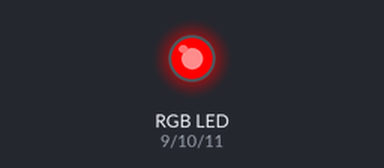
A sketch run on a simulated Arduino Uno, built with avr-gcc and run on an emulated ATmega328P. Shown: an RGB LED mixed from three pins (HIGH = lit).

Above: at 0.05 s.
At 2.0 s:
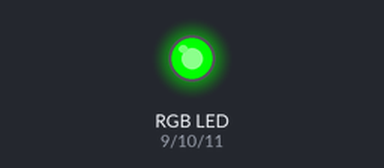
At 3.0 s:
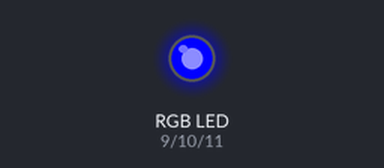
At 4.0 s:
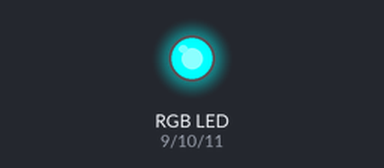
At 6.0 s:
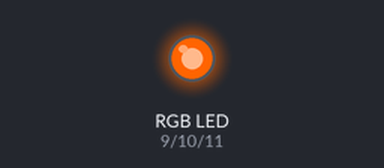
At 8.0 s:
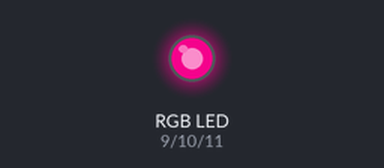
Timing chart, 0 to 10.4 s (numbered marks = the images above):
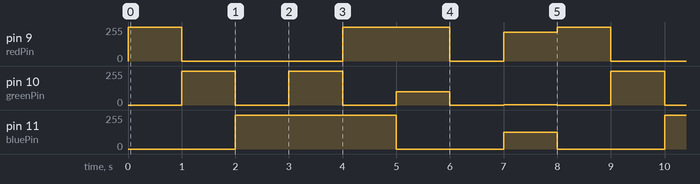

The sketch:

20-understanding_rgb_leds_homework.ino
```cpp
int redPin = 9, greenPin = 10, bluePin = 11;

struct Color {
  int red = 0;
  int green = 0;
  int blue = 0;
}
redColor,
greenColor,
blueColor,
cyanColor,
magentaColor,
yellowColor,
orangeColor,
offColor,
fuchsiaColor,
colors[8];

void setup() {
  // put your setup code here, to run once:
  pinMode(redPin, OUTPUT);
  pinMode(greenPin, OUTPUT);
  pinMode(bluePin, OUTPUT);
  prepareColors();
}

void loop() {
  // put your main code here, to run repeatedly:
  lightLed();
}

void lightLed() {
  for (int i = 0; i < sizeof(colors) / sizeof(Color); i++) {
    analogWrite(redPin, colors[i].red);
    analogWrite(greenPin, colors[i].green);
    analogWrite(bluePin, colors[i].blue);
    delay(1000);
  }
}

void prepareColors() {
  redColor.red = 255;
  greenColor.green = 255;
  blueColor.blue = 255;
  cyanColor.green = 255;
  cyanColor.blue = 255;
  magentaColor.red = 255;
  magentaColor.blue = 255;
  yellowColor.red = 255;
  yellowColor.green = 100;
  orangeColor.red = 255;
  orangeColor.blue = 165;
  fuchsiaColor.red = 217;
  fuchsiaColor.green = 2;
  fuchsiaColor.blue = 125;

  colors[0] = redColor;
  colors[1] = greenColor;
  colors[2] = blueColor;
  colors[3] = cyanColor;
  colors[4] = magentaColor;
  colors[5] = yellowColor;
  colors[6] = offColor;
  colors[7] = fuchsiaColor;

  return colors;
}

/*red
  green
  blue
  cyan 0, 255, 255
  magenta 255, 0, 255
  yellow 255, 255, 0
  orange 255, 165, 0
  off
  fuchsia 217, 2 125*/
```

Measured:
- by itself, pin 9 (redPin): repeats every 8.0 s: 0/255 3.0 s, 255/255 2.0 s, 0/255 1.0 s, 217/255 1.0 s, 255/255 1.0 s
- by itself, pin 11 (bluePin): repeats every 8.0 s: 0/255 2.0 s, 125/255 1.0 s, 0/255 2.0 s, 255/255 3.0 s
- by itself, pin 10 (greenPin): repeats every 8.0 s: 0/255 1.0 s, 255/255 1.0 s, 0/255 1.0 s, 100/255 1.0 s, 0/255 1.0 s, 2/255 1.0 s, 0/255 1.0 s, 255/255 1.0 s
